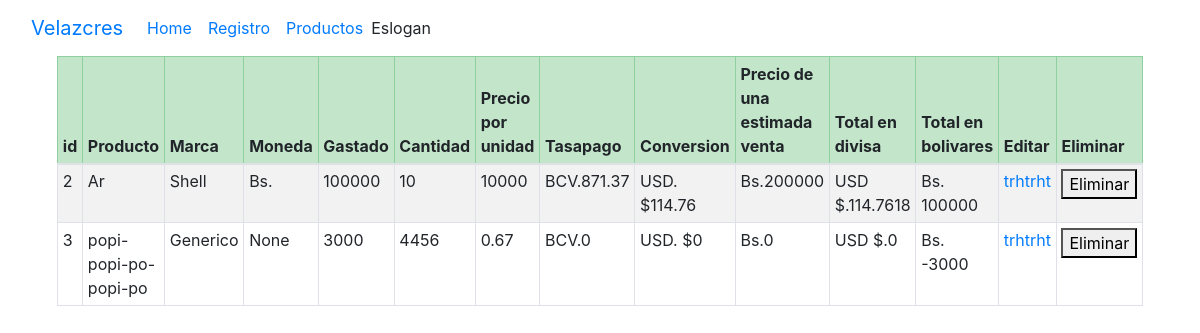
/listado, run on the app's committed database.
### tables this page shows
CREATE TABLE "productos" (
	"id"	INTEGER,
	"nombre"	TEXT,
	"marca"	TEXT,
	"moneda"	TEXT,
	"precio"	NUMERIC,
	"cantidad"	INTEGER,
	"precioporunidad"	NUMERIC,
	"tasapago"	NUMERIC,
	"precioD"	NUMERIC,
	"precio_venta"	NUMERIC,
	"ganancia_estimadaD"	NUMERIC,
	"ganancia_estimadaBs"	NUMERIC,
	PRIMARY KEY("id" AUTOINCREMENT)
);

### conect.py (the view)
@app.route('/listado')
def listado():
    conn = sqlite3.connect(DB_PATH)
    conn.row_factory = sqlite3.Row
    cursor = conn.cursor()
    cursor = conn.execute('SELECT * FROM productos')
    productos = cursor.fetchall()
    conn.close()
    return render_template('listado.html', productos=productos)

### templates/listado.html (shortened to what this page needs)
<!DOCTYPE html>
<html lang="en">
<head>
    <title>Document</title><head>
    <link rel="stylesheet" href="https://cdn.jsdelivr.net/npm/bootstrap@4.4.1/dist/css/bootstrap.min.css">
    <link rel="stylesheet" href="{{ url_for('static', filename='css/style.css') }}">
</head>
<body>
<header>
        <nav class="navbar navbar-expand-lg bg-body-tertiary">
  <div class="container-fluid">
    <a class="navbar-brand" href="#">Velazcres</a>
    <div class="collapse navbar-collapse" id="navbarText">
      <ul class="navbar-nav me-auto mb-2 mb-lg-0">
        <li class="nav-item">
          <a class="nav-link active" aria-current="page" href="#">Home</a>
        </li>
        <li class="nav-item">
          <a class="nav-link" href="#">Registro</a>
        </li>
        <li class="nav-item">
          <a class="nav-link" href="{{ url_for('mostrador') }}">Productos</a>
        </li>
      </ul>
      <span class="navbar-text">
        Eslogan
      </span>
    </div>
  </div>
</nav>
</header>
    <div>
  <table  style="width: 75%; margin-left: auto; margin-right: auto;" class="table table-striped table-bordered bg-white table-sm ">
    <thead class="table-success">
      <tr>
      <th>id</th>
      <th>Producto</th>
      <th>Marca</th>
      <th>Moneda</th>
      <th>Gastado</th>
      <th>Cantidad</th>
      <th>Precio por unidad</th>
      <th>Tasapago</th>
      <th>Conversion</th>
      <th>Precio de una estimada venta</th>
      <th>Total en divisa</th>
      <th>Total en bolivares</th>
      <th>Editar</th>
      <th>Eliminar</th>
      </tr>
    </thead>
    <tbody>
      {% for producto in productos %}
      <tr>
        <td>{{ producto.id }}</td>
        <td>{{ producto.nombre }}</td>
        <td>{{ producto.marca }}</td>
        <td>{{ producto.moneda }}</td>
        <td>{{ producto.precio }}</td>
        <td>{{ producto.cantidad }}</td>
        <td>{{ producto.precioporunidad }}</td>
        <td><span>BCV.</span>{{ producto.tasapago }}</td>
        <td><span>USD. $</span>{{ producto.precioD }}</td>
        <td><span>Bs.</span>{{ producto.precio_venta }}</td>
        <td><span>USD $.</span>{{ producto.ganancia_estimadaD }}</td>
        <td><span>Bs.</span>  {{ producto.ganancia_estimadaBs }}</td>
        <td><a href="{{ url_for('editar_productos1', productos_id=producto['id']) }}" >trhtrht</a></td>
        <td><form action="{{ url_for('eliminar_producto1', productos_id=producto.id) }}" method="post"><button  onclick="return confirm('¿Confirmar?')"> Eliminar</button></form></td>
        {% else %}
        <tr><td>No hay productos</td></tr>
        {% endfor %}
      </tr>
    </tbody>
  </table>
</div>
</body>
</html>

### data on the page
productos: id "2", nombre "Ar", marca "Shell", moneda "Bs.", precio "100000", cantidad "10", precioporunidad "10000", tasapago "871.37", precioD "114.76", precio_venta "200000", ganancia_estimadaD "114.7618", ganancia_estimadaBs "100000"
productos: id "3", nombre "popi-popi-po-popi-po", marca "Generico", moneda "None", precio "3000", cantidad "4456", precioporunidad "0.67", tasapago "0", precioD "0", precio_venta "0", ganancia_estimadaD "0", ganancia_estimadaBs "-3000"
